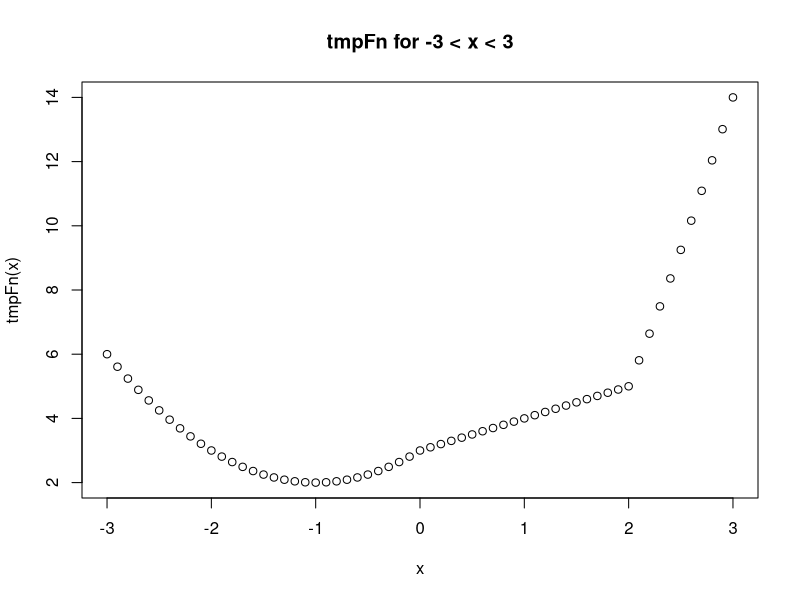
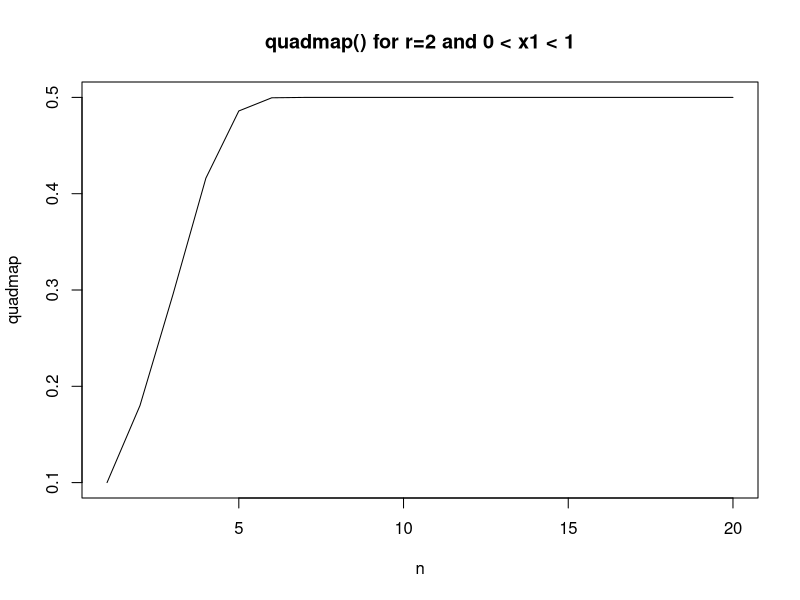
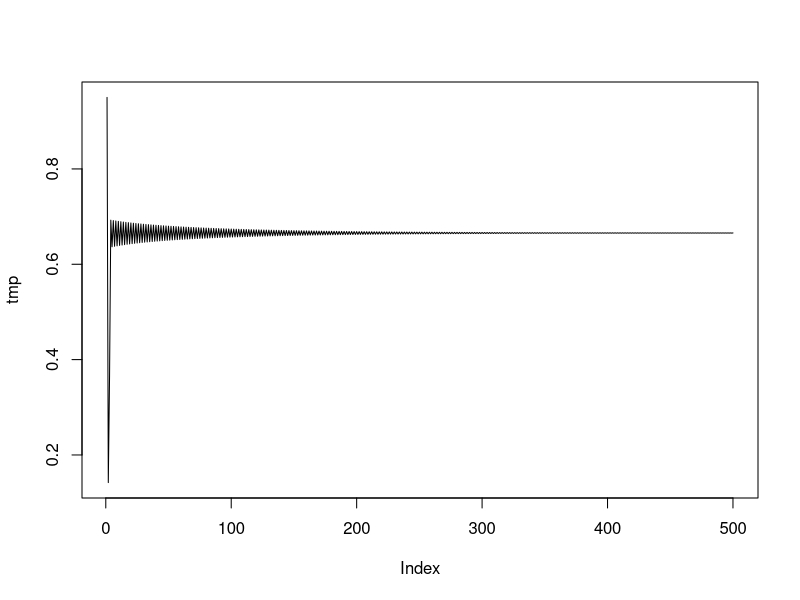
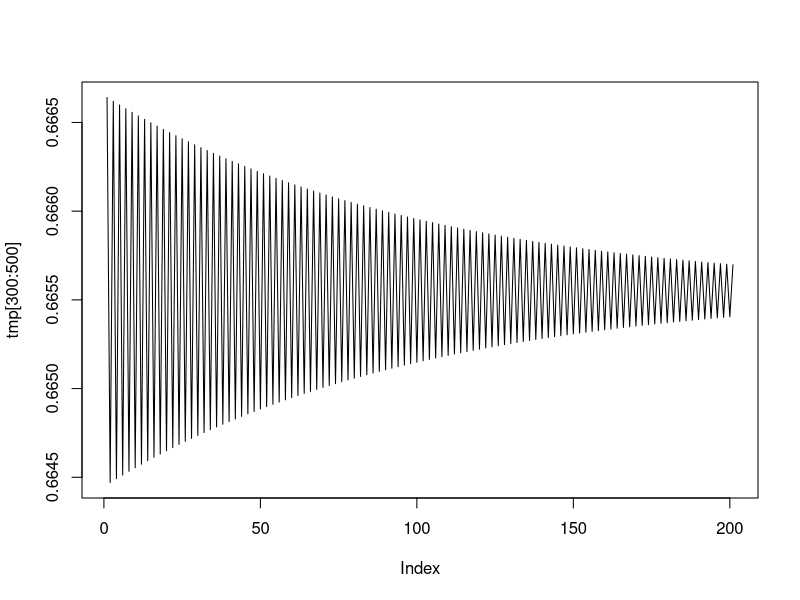

Write R code to recreate these figures, in order.
## ---- chunk 1
knitr::opts_chunk$set(echo = TRUE)
## ---- chunk 2
tmpFn1 <- function(xVec){
  return(xVec^(1:length(xVec)))
}
## ---- chunk 3
a <- c(2, 5, 3, 8, 2, 4)

b <- tmpFn1(a)
b
## ---- chunk 4
tmpFn2 <- function(xVec2){
  n = length(xVec2)
  return(xVec2^(1:n)/(1:n))
}
## ---- chunk 5
c <- tmpFn2(a)
c
## ---- chunk 6
tmpFn3 <- function(x,n){
  exp <- 1:n
  return(1+sum((x^exp)/exp))
}
## ---- chunk 7
b <- tmpFn3(5,2)
b
## ---- chunk 8
tmpFn <- function(xVec){
  n = 3:length(xVec)
  return((xVec[n-2]+xVec[n-1]+xVec[n])/3)
}
## ---- chunk 9
t <- tmpFn(c(1:5,6:1))
t
## ---- chunk 10
tmpFn <- function(xVec){
  result <- rep(0,length(xVec))
  for(i in 1:length(xVec)){
  if (xVec[i] < 0) {result[i]<-(xVec[i]^2 + 2*xVec[i] + 3)}
  if (xVec[i] >= 0 && xVec[i] <2) {result[i] <- (xVec[i]+3)}
  if (xVec[i] >= 2) {result[i] <- (xVec[i]^2 + 4*xVec[i] - 7)}
  }
  return(result)
}
## ---- chunk 11
x <- seq(-3,3,0.1)
y <- tmpFn(x)

plot(x,y,ylab='tmpFn(x)',main='tmpFn for -3 < x < 3')
## ---- chunk 12
matFn <- function(A) {
  B <- (A%%2==1)*2
  B[B==0]<-1
  return(A*B)
}
## ---- chunk 13
A <- matrix(c(1,1,3,5,2,6,-2,-1,-3),nrow=3,ncol=3,byrow=TRUE)
B <- matFn(A)
B
## ---- chunk 14
matFn2 <- function(n,k) {
  A <- diag(n)*k
  B <- abs(row(A)-col(A))
  B[B!=1]<-0
  return(B+A)
}
## ---- chunk 15
C <- matFn2(5,2)
C
## ---- chunk 16
quadrant <- function(alpha) {
  
  if(alpha > 360){alpha <- alpha - 360*(as.integer(alpha/360))}
  
  if(alpha >= 0 & alpha < 90) {quad <- 1}
  if(alpha >= 90 & alpha < 180) {quad <- 2}
  if(alpha >= 180 & alpha < 270) {quad <- 3}
  if(alpha >= 270 & alpha < 360) {quad <- 4}
  
  return(quad)
}
## ---- chunk 17

weekday <- function(day,month,year){
  days = c('Sunday','Monday','Tuesday','Wednesday','Thursday','Friday','Saturday')
  #setting the values
  if(month==2 | month==1) {m <- (month-2)+12} else {m <- (month-2)}
  k <- day
  y <- year
  while(y>100){y <- y-100}
  c <- (year-y)/100
  #Zeller's congruence 
  f <- (as.integer((2.6*m) -0.2) + k + y + as.integer(y/4) + as.integer(c/4) - (2*c))%%7
  return(days[f])
}

## ---- chunk 18
weekday <- function(day,month,year){
  days = c('Sunday','Monday','Tuesday','Wednesday','Thursday','Friday','Saturday')
  m <-0
  cent<-0
  k<-0
  y<-0
  f <- 0
  
  for(i in 1:length(day)){
  #setting the values
  if(month[i]==2 | month[i]==1) {m[i] <- (month[i]-2)+12} else {m[i] <- (month[i]-2)}
  k[i] <- day[i]
  y[i] <- year[i]
  while(y[i]>100){y[i] <- y[i]-100}
  cent[i] <- (year[i]-y[i])/100
  
  #Zeller's congruence 
  f[i] <- (as.integer((2.6*m[i]) -0.2) + k[i] + y[i] + as.integer(y[i]/4) + as.integer(cent[i]/4) - (2*cent[i]))%%7
  }
  
  return(days[f])
}

## ---- chunk 19
day <- c(4,5,1,23,15,8)
month <- c(12,11,4,5,7,2)
year <- c(1996,1987,1972,2018,2014,2017)

vector_result <- weekday(day,month,year)
vector_result

## ---- chunk 20
testloop <- function(n) {
  x <- rep(0,n-1)
  x[1] <- 1 #x0
  x[2] <- 2 #x1
  for (i in 3:(n-1)) {x[i] = x[i-1] + 2/(x[i-1])}
  return(x)
  
}
## ---- chunk 21
testloop2 <- function(yVec) {
  n <- lenght(yVec)
  j <- 1:n
  return(sum(e^j))
  
}
## ---- chunk 22
quadmap <- function(start, rho, niter) {
  x <- rep(0,niter)
  x[1] <- start
  
  for(i in 2:niter) {
  x[i] <- rho*(x[i-1])*(1-x[i-1])
  }
  
  #for some reason this worked when I put it in a for loop but it did not work when I 
  #pulled it out of the for loop -- can't really figure out why
  
  return(x)
}

## ---- chunk 23
y <- quadmap(.1,2,20)
n <- 1:20
plot(n,y,type="l",ylab='quadmap',main='quadmap() for r=2 and 0 < x1 < 1')
## ---- chunk 24
tmp <- quadmap(start=0.95, rho=2.99,niter=500)
plot(tmp,type="l")
plot(tmp[300:500], type="l")

## ---- chunk 25
iterations <- function(start,rho) {
  x <- start
  x[2] <- rho*(start)*(1-start)
  n <- 2 #minimum value that n must be 
  
  while(abs(x[n]-x[n-1])>= 0.02) {
    n <- n+1
    x[n] <- rho*(x[n-1])*(1-x[n-1])
  }
  
  return(n)
}

## ---- chunk 26
iterations(0.95,2.99)
## ---- chunk 27
tmpFn <- function(xVec){
  xb <- mean(xVec) #x-bar
  
  ## r1
  it <- 2:length(xVec)
  id <- 1:length(xVec)
  r1 <- sum((xVec[it]-xb)*(xVec[it-1]-xb))/sum(((xVec[id]-xb)^2))
  
  ## r2
  it <- 3:length(xVec)
  id <- 1:length(xVec)
  r2 <- sum((xVec[it]-xb)*(xVec[it-2]-xb))/sum(((xVec[id]-xb)^2))
  
  return(c(r1,r2))
}

## ---- chunk 28
input <- seq(2,56,3)
output <- tmpFn(input)

r1 <- output[1]
r1
r2 <- output[2]
r2
## ---- chunk 29
tmpFn2 <- function(xVec,k) {
  r <- 1

  #r[2]=r1, r[3]=r2,... r[k+1]=rk
  
  for(i in 2:(k+1)){
    r[i] <- sum((xVec[i:length(xVec)]-mean(xVec))*(xVec[(i:length(xVec))-(i-1)]-mean(xVec)))/sum(((xVec[1:length(xVec)]-mean(xVec))^2))
  }
  
  return(r)
  
}
